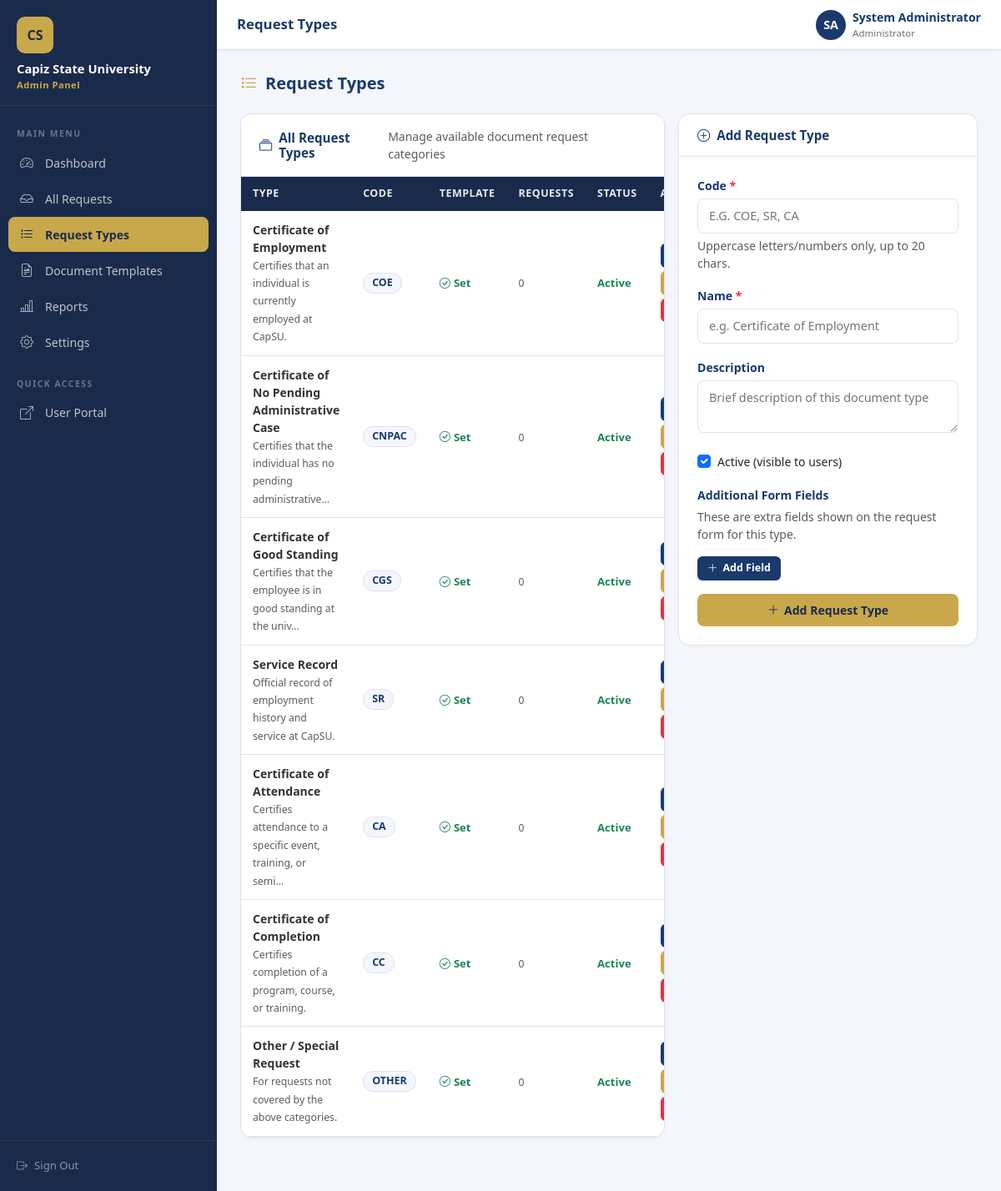
Page /admin/request_types.php (signed in) on the committed database.
### tables this page shows
CREATE TABLE IF NOT EXISTS settings (
  id INT PRIMARY KEY AUTO_INCREMENT,
  setting_key VARCHAR(100) UNIQUE NOT NULL,
  setting_value TEXT,
  updated_at TIMESTAMP DEFAULT CURRENT_TIMESTAMP ON UPDATE CURRENT_TIMESTAMP
);

CREATE TABLE IF NOT EXISTS document_templates (
  id INT PRIMARY KEY AUTO_INCREMENT,
  request_type_id INT NOT NULL UNIQUE,
  template_content LONGTEXT,
  header_html LONGTEXT,
  footer_html TEXT,
  layout_json JSON,
  template_docx_path VARCHAR(255) DEFAULT NULL,
  updated_at TIMESTAMP DEFAULT CURRENT_TIMESTAMP ON UPDATE CURRENT_TIMESTAMP,
  FOREIGN KEY (request_type_id) REFERENCES request_types(id)
);

CREATE TABLE IF NOT EXISTS request_types (
  id INT PRIMARY KEY AUTO_INCREMENT,
  code VARCHAR(20) UNIQUE NOT NULL,
  name VARCHAR(150) NOT NULL,
  description TEXT,
  form_fields JSON,
  is_active TINYINT(1) DEFAULT 1
);

### includes/functions.php (called while the page is built, shortened)
<?php
function get_setting($key) {
    $db = get_db();
    $stmt = $db->prepare('SELECT setting_value FROM settings WHERE setting_key = ?');
    $stmt->execute([$key]);
    $row = $stmt->fetch();
    return $row ? $row['setting_value'] : null;
}

### admin/request_types.php (the view, shortened to what this page needs)
<?php
require_once __DIR__ . '/../includes/functions.php';
$db = get_db();
$types = $db->query(
    'SELECT rt.*, dt.id AS template_id, dt.template_content, dt.template_docx_path,
            (SELECT COUNT(*) FROM requests r WHERE r.request_type_id = rt.id) AS request_count
     FROM request_types rt
     LEFT JOIN document_templates dt ON rt.id = dt.request_type_id
     ORDER BY rt.id ASC'
)->fetchAll();
$edit_type = null;
?>
<!DOCTYPE html>
<html lang="en">
<head>
    <link rel="stylesheet" href="https://cdn.jsdelivr.net/npm/bootstrap@5.3.2/dist/css/bootstrap.min.css">
    <link rel="stylesheet" href="https://cdn.jsdelivr.net/npm/bootstrap-icons@1.11.3/font/bootstrap-icons.min.css">
    <link rel="stylesheet" href="../assets/css/admin.css">
</head>
<body>
<?php include __DIR__ . '/includes/sidebar.php'; ?>
<div class="admin-main">
<?php include __DIR__ . '/includes/header.php'; ?>
<div class="admin-content">
    <div class="page-header-bar">
        <h4><i class="bi bi-list-task"></i> Request Types</h4>
    </div>
    <div class="row g-3">
        <div class="col-lg-7">
            <div class="admin-card">
                <div class="card-header">
                    <h5><i class="bi bi-collection"></i> All Request Types</h5>
                    <span class="text-muted small">Manage available document request categories</span>
                </div>
                <div class="card-body p-0">
                    <table class="admin-table">
                        <thead>
                            <tr>
                                <th>Type</th>
                                <th>Code</th>
                                <th>Template</th>
                                <th>Requests</th>
                                <th>Status</th>
                                <th>Actions</th>
                            </tr>
                        </thead>
                        <tbody>
                            <?php foreach ($types as $t): ?>
                            <tr>
                                <td>
                                    <strong><?= htmlspecialchars($t['name']) ?></strong>
                                    <?php if ($t['description']): ?>
                                    <br><small class="text-muted"><?= htmlspecialchars(mb_strimwidth($t['description'], 0, 60, '…')) ?></small>
                                    <?php endif; ?>
                                </td>
                                <td><span class="type-badge"><?= htmlspecialchars($t['code']) ?></span></td>
                                <td>
                                    <?php if ($t['template_content'] || $t['template_docx_path']): ?>
                                    <span style="color:#198754;font-size:0.82rem;font-weight:600;"><i class="bi bi-check-circle me-1"></i>Set</span>
                                    <?php else: ?>
                                    <span style="color:#dc3545;font-size:0.82rem;font-weight:600;"><i class="bi bi-x-circle me-1"></i>None</span>
                                    <?php endif; ?>
                                </td>
                                <td>
                                    <span class="text-muted small"><?= (int)$t['request_count'] ?></span>
                                </td>
                                <td>
                                    <?php if ($t['is_active']): ?>
                                    <span style="color:#198754;font-size:0.82rem;font-weight:600;">Active</span>
                                    <?php else: ?>
                                    <span class="type-badge inactive-badge">Inactive</span>
                                    <?php endif; ?>
                                </td>
                                <td>
                                    <div class="d-flex gap-1 flex-wrap">
                                        <a href="?edit=<?= $t['id'] ?>" class="btn-admin-primary btn-admin-sm">
                                        </a>
                                        <a href="template_editor?type_id=<?= $t['id'] ?>" class="btn-admin-gold btn-admin-sm">
                                        </a>
                                        <?php if ((int)$t['request_count'] === 0): ?>
                                        <form method="POST" onsubmit="return confirm('Delete this request type? This cannot be undone.');" style="display:inline;">
                                            <button type="submit" class="btn-admin-primary btn-admin-sm" style="background:#dc3545;">
                                            </button>
                                        </form>
                                        <?php else: ?>
                                        <span title="Cannot delete: has existing requests" style="cursor:not-allowed;opacity:0.4;" class="btn-admin-primary btn-admin-sm" style="background:#dc3545;">
                                            <i class="bi bi-trash"></i>
                                        </span>
                                        <?php endif; ?>
                                    </div>
                                </td>
                            </tr>
                            <?php endforeach; ?>
                        </tbody>
                    </table>
                </div>
            </div>
        </div>
        <div class="col-lg-5">
            <div class="admin-card" style="position:sticky;top:80px;">
                <div class="card-header">
                    <h5><i class="bi bi-<?= $edit_type ? 'pencil-square' : 'plus-circle' ?>"></i>
                        <?= $edit_type ? 'Edit Request Type' : 'Add Request Type' ?>
                    </h5>
                </div>
                <div class="card-body">
                    <form method="POST" id="typeForm">
                        <div class="mb-3">
                            <label class="admin-form-label">Code <span class="text-danger">*</span></label>
                            <input type="text" class="admin-form-control" name="code" id="codeInput"
                                   value="<?= htmlspecialchars($edit_type['code'] ?? '') ?>"
                                   placeholder="e.g. COE, SR, CA" required maxlength="20"
                                   style="text-transform:uppercase;">
                            <div class="form-text text-muted small">Uppercase letters/numbers only, up to 20 chars.</div>
                        </div>
                        <div class="mb-3">
                            <label class="admin-form-label">Name <span class="text-danger">*</span></label>
                            <input type="text" class="admin-form-control" name="name"
                                   value="<?= htmlspecialchars($edit_type['name'] ?? '') ?>"
                                   placeholder="e.g. Certificate of Employment" required maxlength="150">
                        </div>
                        <div class="mb-3">
                            <label class="admin-form-label">Description</label>
                            <textarea class="admin-form-control" name="description" rows="2"
                                      placeholder="Brief description of this document type" maxlength="500"><?= htmlspecialchars($edit_type['description'] ?? '') ?></textarea>
                        </div>
                        <div class="mb-3">
                            <div class="form-check">
                                <input class="form-check-input" type="checkbox" name="is_active" id="isActive" value="1"
                                       <?= (!$edit_type || $edit_type['is_active']) ? 'checked' : '' ?>>
                                <label class="form-check-label small" for="isActive">Active (visible to users)</label>
                            </div>
                        </div>
                        <div class="mb-3">
                            <label class="admin-form-label">Additional Form Fields</label>
                            <p class="text-muted small mb-2">These are extra fields shown on the request form for this type.</p>
                            <button type="button" class="btn-admin-primary btn-admin-sm mt-2" onclick="addField()">
                                <i class="bi bi-plus-lg"></i> Add Field
                            </button>
                        </div>
                        <button type="submit" class="btn-admin-gold w-100 justify-content-center" onclick="serializeFields()">
                            <i class="bi bi-<?= $edit_type ? 'save' : 'plus-lg' ?>"></i>
                            <?= $edit_type ? 'Update Request Type' : 'Add Request Type' ?>
                        </button>
                    </form>
                </div>
            </div>
        </div>
    </div>
</div>
</div>
</body>
</html>

### admin/includes/sidebar.php (shortened to what this page needs)
<?php
$current_page = basename($_SERVER['PHP_SELF'], '.php');
$uni_name = get_setting('university_name') ?: 'Capiz State University';
$uni_logo = get_setting('university_logo');
$nav_links = [
    ['href' => 'dashboard',      'icon' => 'bi-speedometer2',         'label' => 'Dashboard'],
    ['href' => 'requests',        'icon' => 'bi-inbox',                 'label' => 'All Requests'],
    ['href' => 'request_types',   'icon' => 'bi-list-task',             'label' => 'Request Types'],
    ['href' => 'templates',       'icon' => 'bi-file-earmark-richtext', 'label' => 'Document Templates'],
    ['href' => 'reports',         'icon' => 'bi-bar-chart-line',        'label' => 'Reports'],
    ['href' => 'settings',        'icon' => 'bi-gear',                  'label' => 'Settings'],
];
?>
<aside class="admin-sidebar" id="adminSidebar">
    <div class="sidebar-brand">
        <div class="brand-logo">
            <?php if (!empty($uni_logo)): ?>
            <img src="../<?= htmlspecialchars($uni_logo) ?>" alt="<?= htmlspecialchars($uni_name) ?> Logo" class="brand-logo-img brand-logo-img--square">
            <?php else: ?>CS<?php endif; ?>
        </div>
        <h6><?= htmlspecialchars($uni_name) ?></h6>
        <small>Admin Panel</small>
    </div>
    <nav class="sidebar-nav">
        <div class="nav-section-label">Main Menu</div>
        <ul class="list-unstyled mb-0">
            <?php foreach ($nav_links as $link): ?>
            <li class="nav-item">
                <a href="<?= $link['href'] ?>"
                   class="nav-link <?= ($current_page === $link['href']) ? 'active' : '' ?>">
                    <i class="bi <?= $link['icon'] ?>"></i>
                    <span><?= $link['label'] ?></span>
                </a>
            </li>
            <?php endforeach; ?>
        </ul>
        <div class="nav-section-label mt-2">Quick Access</div>
        <ul class="list-unstyled mb-0">
            <li class="nav-item">
                <a href="../index" target="_blank" class="nav-link">
                    <i class="bi bi-box-arrow-up-right"></i>
                    <span>User Portal</span>
                </a>
            </li>
        </ul>
    </nav>
    <div class="sidebar-footer">
        <a href="logout">
            <i class="bi bi-box-arrow-right"></i>
            <span>Sign Out</span>
        </a>
    </div>
</aside>

### admin/request_types.php (style rules this page uses)
.type-badge { display: inline-block; padding: 2px 10px; border-radius: 12px; font-size: 0.78rem; font-weight: 600; background: var(--light-bg); color: var(--primary-navy); border: 1px solid var(--border-color); }

### rows in the picture
settings: setting_value "Capiz State University"
document_templates: request_type.name "Certificate of Employment", request_type.description "Certifies that an individual is currently employed at CapSU.", request_type.code "COE", shows "Set", request_count "0"
document_templates: request_type.name "Certificate of No Pending Administrative Case", request_type.description "Certifies that the individual has no pending administrative…", request_type.code "CNPAC", shows "Set", request_count "0"
document_templates: request_type.name "Certificate of Good Standing", request_type.description "Certifies that the employee is in good standing at the univ…", request_type.code "CGS", shows "Set", request_count "0"
document_templates: request_type.name "Service Record", request_type.description "Official record of employment history and service at CapSU.", request_type.code "SR", shows "Set", request_count "0"
document_templates: request_type.name "Certificate of Attendance", request_type.description "Certifies attendance to a specific event, training, or semi…", request_type.code "CA", shows "Set", request_count "0"
document_templates: request_type.name "Certificate of Completion", request_type.description "Certifies completion of a program, course, or training.", request_type.code "CC", shows "Set", request_count "0"
document_templates: request_type.name "Other / Special Request", request_type.description "For requests not covered by the above categories.", request_type.code "OTHER", shows "Set", request_count "0"

### other values in the picture
$link['label'] "Dashboard"
$link['label'] "All Requests"
$link['label'] "Request Types"
$link['label'] "Document Templates"
$link['label'] "Reports"
$link['label'] "Settings"
$initials "SA"
$current_admin_name "System Administrator"
